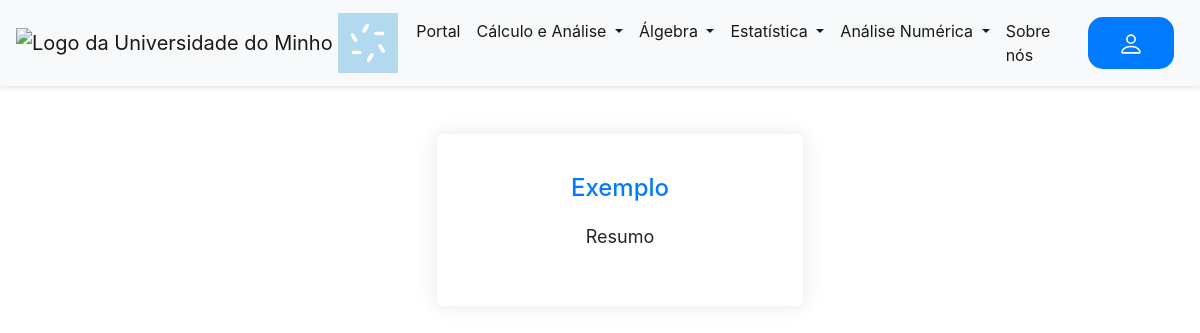
Before: /menu with the older database file.
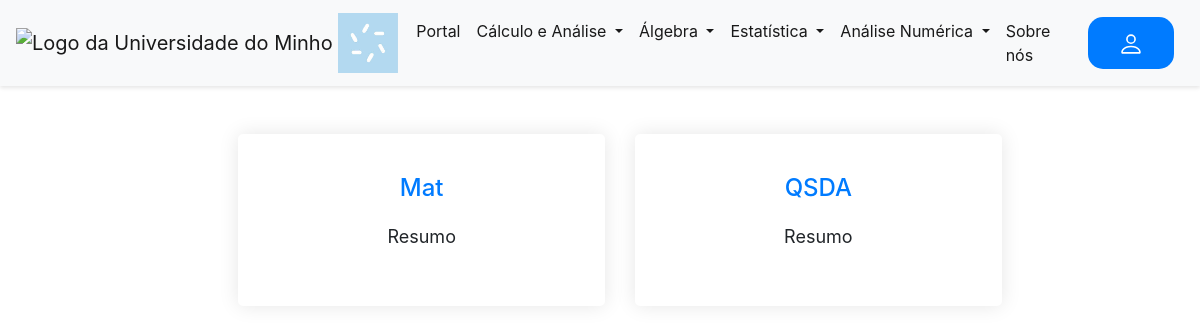
After: the same page with the newer database file.
### tables this page shows
CREATE TABLE posts
             (id INTEGER PRIMARY KEY AUTOINCREMENT,
              title TEXT,
              content TEXT,
              thumbnail_url TEXT,
              file_url TEXT,
              author TEXT,
              snapshots_1 TEXT,
              snapshots_2 TEXT,
              snapshots_3 TEXT,
              links TEXT,
              download TEXT,
              created_at TIMESTAMP DEFAULT CURRENT_TIMESTAMP);

### main.py (the view)
@app.route("/menu")
def menu():
    conn = sqlite3.connect("database.db")
    c = conn.cursor()
    c.execute("SELECT * FROM posts")
    posts = c.fetchall()
    conn.close()
    return render_template("menu.html", can_edit=False, posts=posts)

### templates/menu.html (shortened to what this page needs)
{% extends "base.html" %}
{% block content %}
<html>
<head>
</head>
<body>
  <div class="mt-5">
    <ul>
      {% for post in posts %}
      {% if loop.index0 % 3 == 0 %}
      <div class="row justify-content-center">
        {% endif %}
        <div class="col-lg-4 col-md-6 mb-4">
          <div class="feature-box">
            <h3><a href="/post/{{ post[0] }}">{{ post[1] }}</a></h3>
            <p>Resumo</p>
          </div>
        </div>
        {% if loop.index0 % 3 == 2 or loop.last %}
      </div>
      {% endif %}
      {% endfor %}
    </ul>
  </div>
</body>
</html>
{% endblock %}

### templates/base.html (shortened to what this page needs)
<!DOCTYPE html>
<html>
<head>
    <link rel="stylesheet" href="https://cdn.jsdelivr.net/npm/bootstrap@4.3.1/dist/css/bootstrap.min.css"
>
    <link rel="stylesheet" href="../static/style.css">
</head>
<body>
    <nav class="navbar navbar-expand-lg navbar-light bg-light">
        <a class="navbar-brand" href="/">
            <img src="../static/images/logo_uminho.png" width="60" height="60" alt="Logo da Universidade do Minho">
            <img src="../static/images/logo_ciencias.jpg" width="60" height="60" alt="Logo da Faculdade de Ciências">
        </a>
        <div class="collapse navbar-collapse" id="navbarSupportedContent">
            <ul class="navbar-nav mr-auto">
                <li class="nav-item active">
                    <a class="nav-link nav-link-main" href="/">Portal <span class="sr-only">(current)</span></a>
                </li>
                <li class="nav-item dropdown active">
                    <a class="nav-link dropdown-toggle nav-link-main" href="#" id="navbarDropdownMenuLink" role="button"
                        data-toggle="dropdown" aria-haspopup="true" aria-expanded="false">
                        Cálculo e Análise
                    </a>
                </li>
                <li class="nav-item dropdown active">
                    <a class="nav-link dropdown-toggle nav-link-main" href="#" id="navbarDropdownMenuLink" role="button"
                        data-toggle="dropdown" aria-haspopup="true" aria-expanded="false">
                        Álgebra
                    </a>
                </li>
                <li class="nav-item dropdown active">
                    <a class="nav-link dropdown-toggle nav-link-main" href="#" id="navbarDropdownMenuLink" role="button"
                        data-toggle="dropdown" aria-haspopup="true" aria-expanded="false">
                        Estatística
                    </a>
                </li>
                <li class="nav-item dropdown active">
                    <a class="nav-link dropdown-toggle nav-link-main" href="#" id="navbarDropdownMenuLink" role="button"
                        data-toggle="dropdown" aria-haspopup="true" aria-expanded="false">
                        Análise Numérica
                    </a>
                </li>
                <li class="nav-item active">
                    <a class="nav-link nav-link-main" href="/sabermais/">Sobre nós</a>
                </li>
            </ul>
            {% if 'email' not in session %}
            <a href="/login" class="btn btn-primary">
            </a>
            {% endif %}
        </div>
    </nav>
</body>
<body>
    <main>
        {% block content %}
        {% endblock%}
    </main>
</body>
</html>

### static/style.css (style rules this page uses)
.btn { display: inline-block; padding: 12px 30px; font-size: 18px; font-weight: 600; border-radius: 5px; text-align: center; margin: 0 10px; transition: all 0.3s ease; }
.btn-primary { background-color: #007bff; color: #fff; border: none; }
.btn { border-radius: 15px; }
.feature-box { background-color: #fff; border-radius: 5px; padding: 40px 30px; text-align: center; margin-bottom: 30px; box-shadow: 0 0 20px rgba(0, 0, 0, 0.1); }
.feature-box h3 { font-size: 24px; margin-bottom: 20px; }
.feature-box p { font-size: 18px; line-height: 1.5; }
.navbar { box-shadow: 0 2px 4px rgba(0, 0, 0, 0.1); }

Changed rows visible on the page:
removed posts: title "Exemplo"
added posts: title "Mat"
added posts: title "QSDA"
